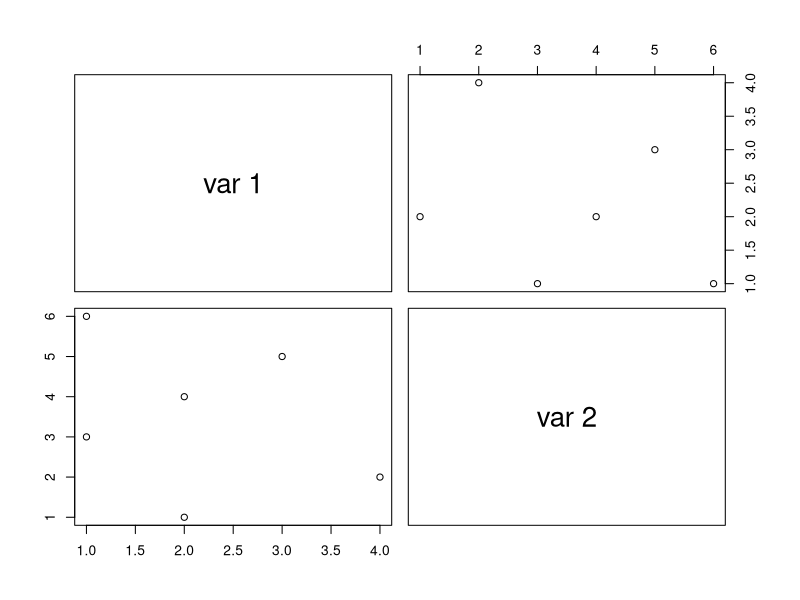
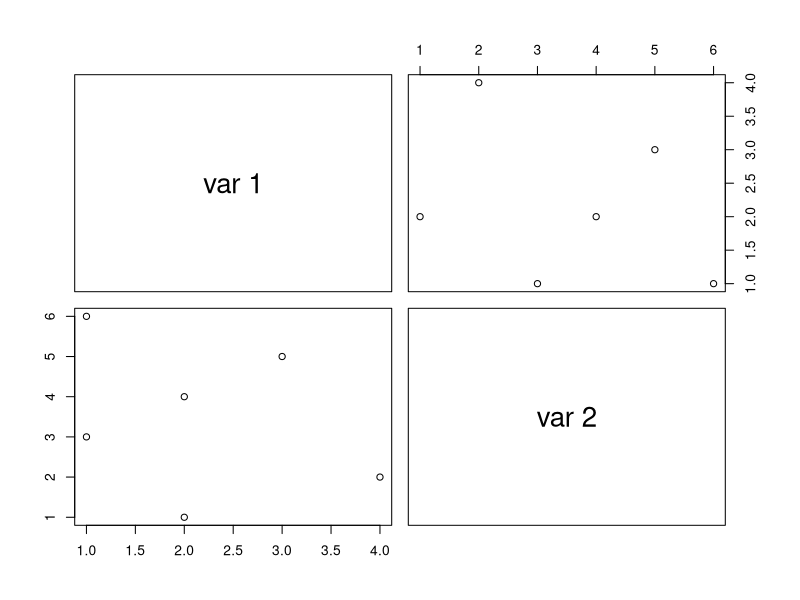
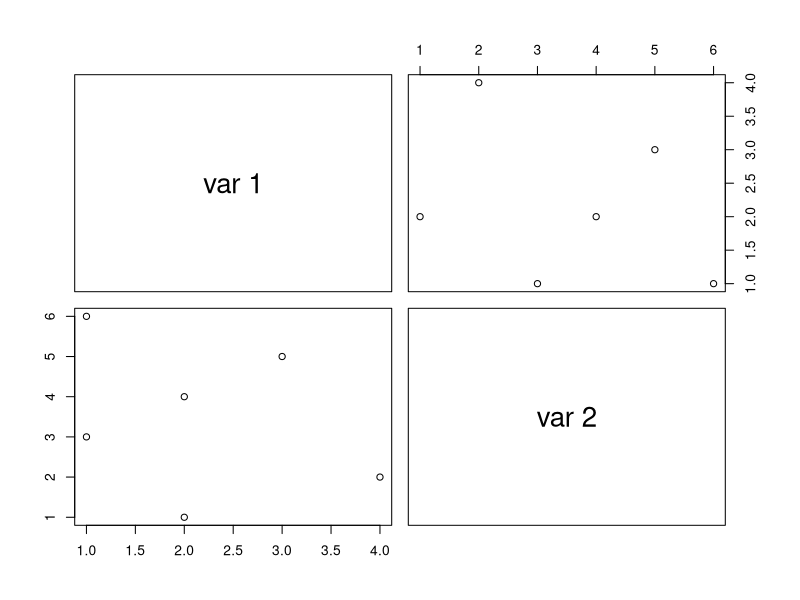
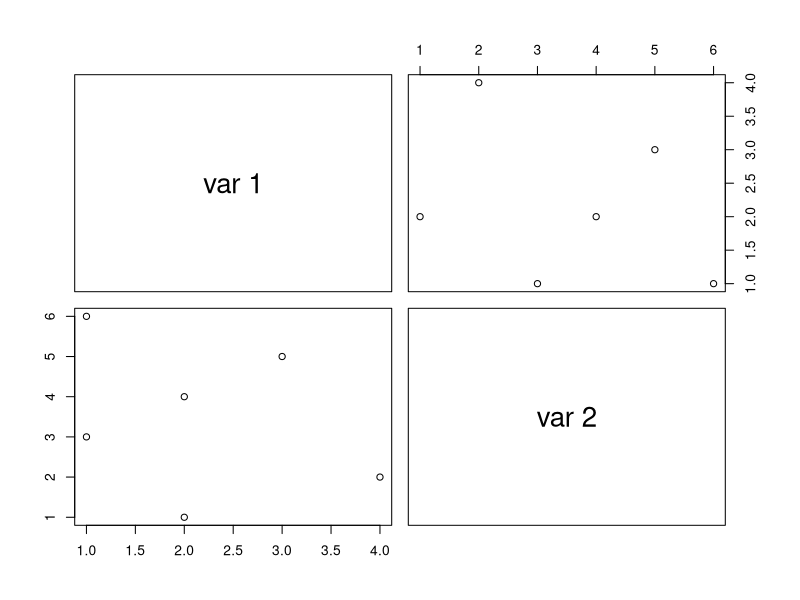
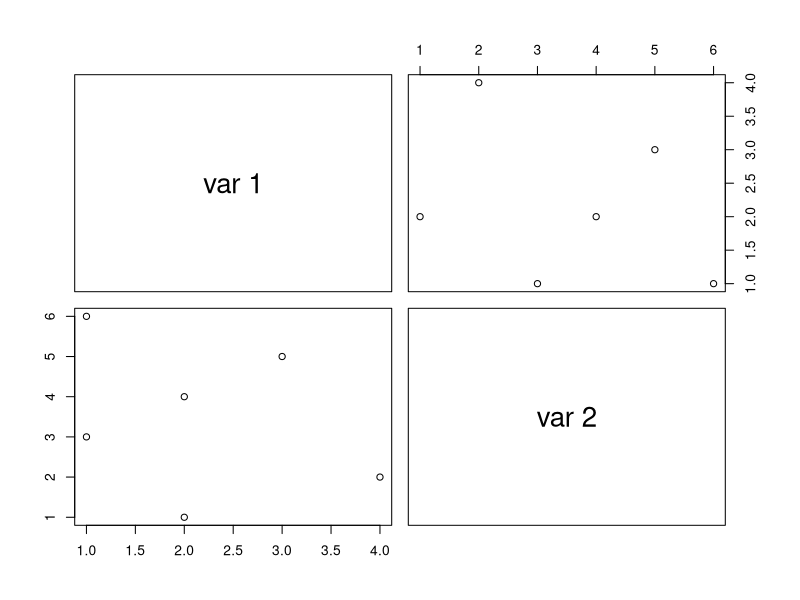
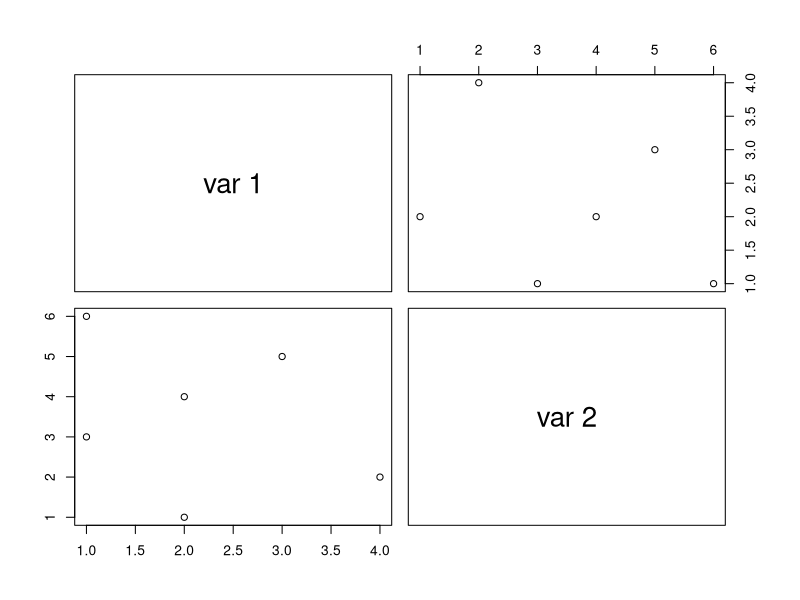
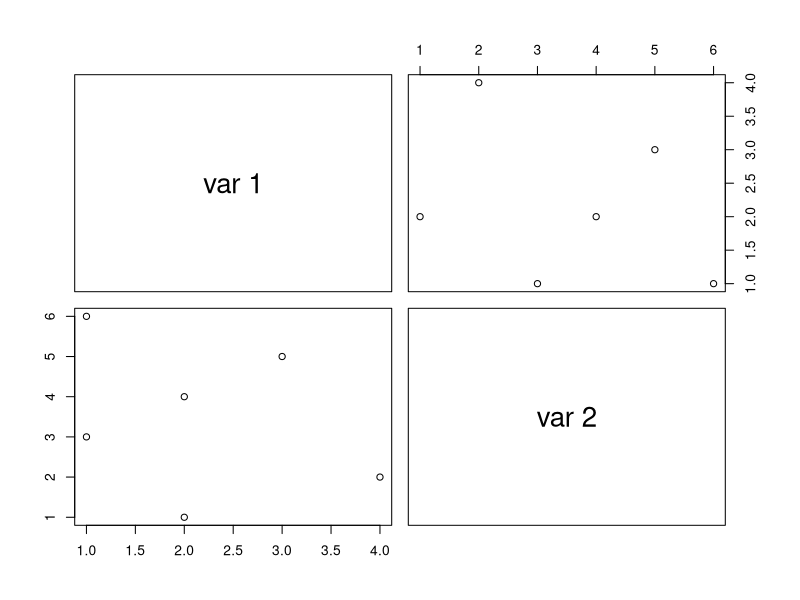
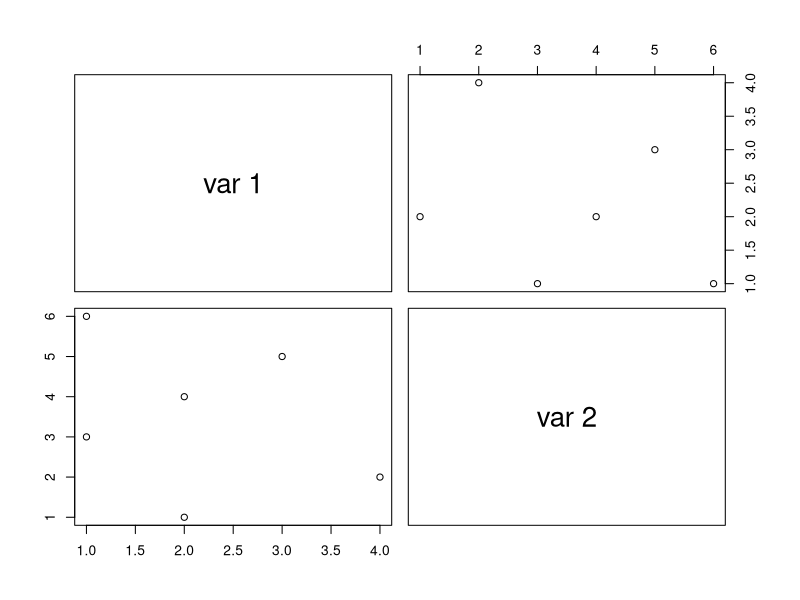

Reproduce these figures in R, in order. (Note: this script raises an error after producing the figures.)
x <- matrix(c(1,2,3,2,4,1,3,1,5,4,2,6), 6, 2)
one <- function() {
  png("/tmp/pairs-r.png", width=600, height=600)
  pairs(x)
  dev.off()
  c(range(x[,1]), range(x[,2]))
}
one(); tm <- numeric(20)
for (k in 1:20) { t0 <- Sys.time(); v <- one(); tm[k] <- as.numeric(difftime(Sys.time(),t0,units="secs"))*1000 }
writeLines(as.character(median(tm)), "/tmp/pairs-r-time.txt")
writeLines(paste(v, collapse=" "), "/tmp/pairs-r-values.txt")
